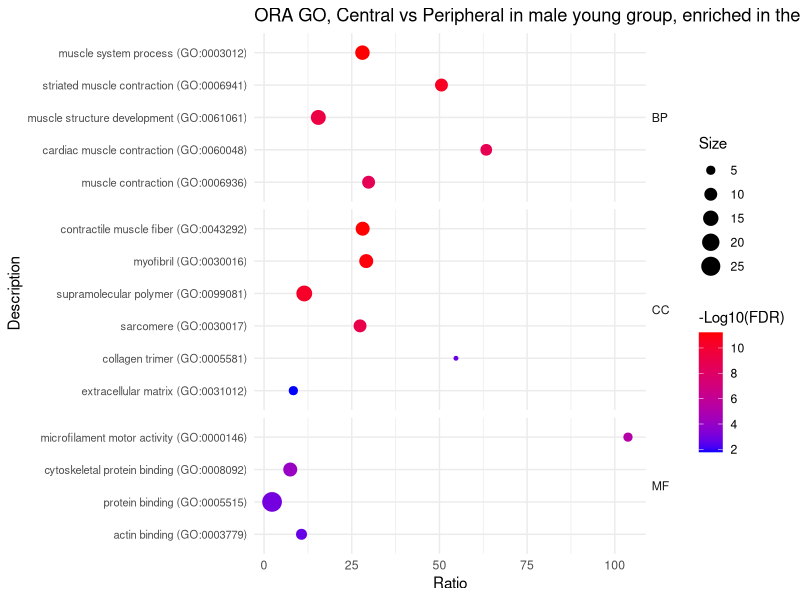
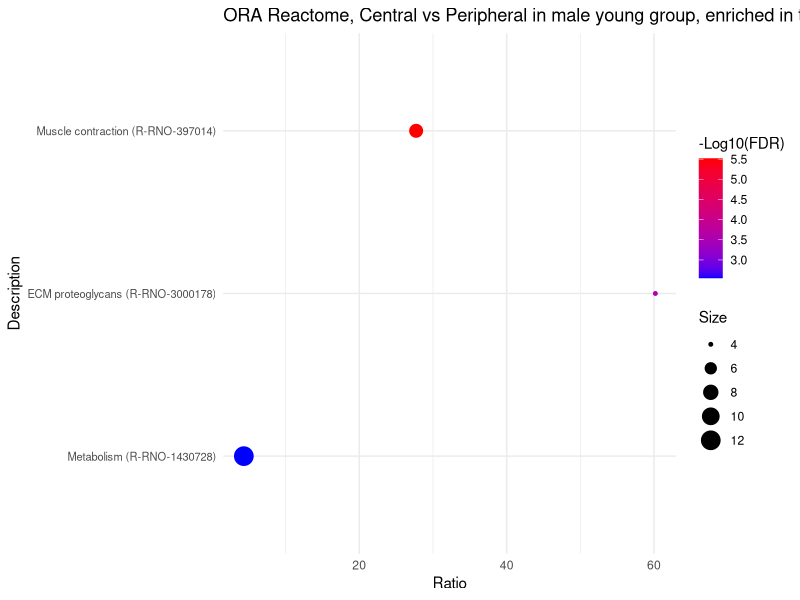
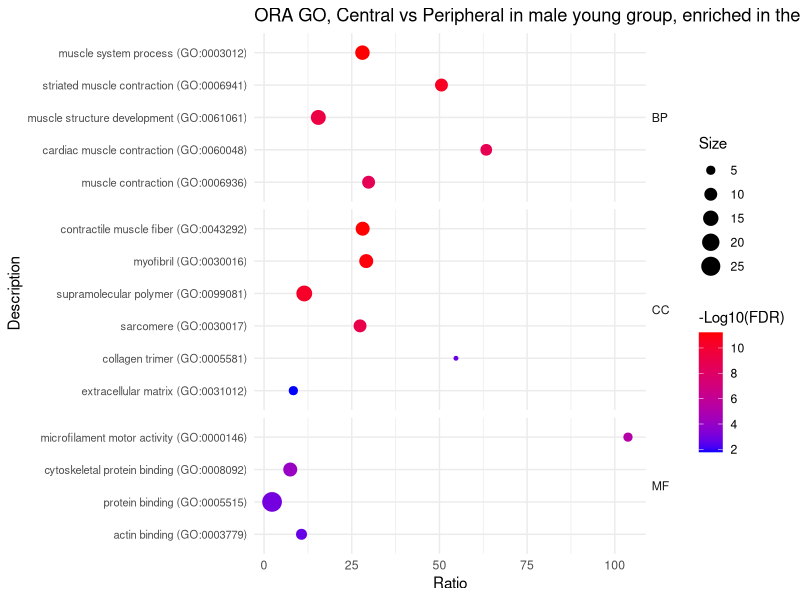
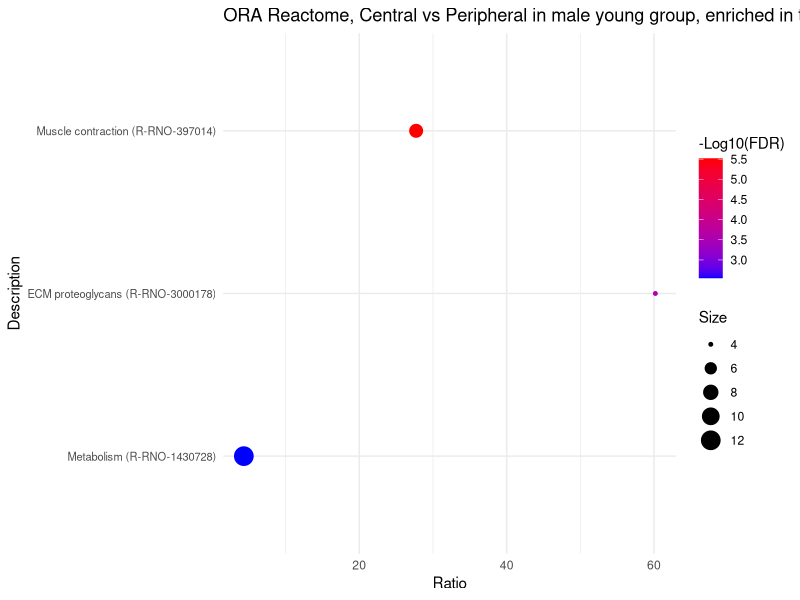

The R script that drew these images, in order:
# =============================================================================
# Script 7 (ORA region vs region): ORA dot plots, Central vs Peripheral,
#   male young (7w) rats (multiple-factor model)
# =============================================================================
#
# Purpose:
#   Plot selected over-representation analysis (ORA) results for the proteins
#   higher in the central region than in the peripheral region within male
#   young rats. This script only draws figures; the ORA was run in PANTHER
#   (Overrepresentation Test, Fisher's exact test, FDR correction; reference
#   list: all Rattus norvegicus genes).
#
# ORA input (not stored in this folder):
#   40 UniProt IDs = Script_6 region DEPs (Central - Peripheral, male young:
#   FDR < 0.05, estimate > 0 and |log2 FC| > log2(1.5)), i.e. higher in
#   Central. They were submitted to PANTHER; the complete PANTHER output is
#   not kept here, only the selected terms below.
#
# Input (in this folder):
#   - Central_vs_Peripheral_Male_Young_ORA_selected.xlsx
#       Selected significant terms; sheets used: "GO" (BP / CC / MF terms with
#       a GO column for faceting) and "Reactome". Columns: Description,
#       REFLIST, Size, Expect, over/under, Ratio (fold enrichment), P value,
#       FDR, Log10(FDR).
#       Note: the "Log10(FDR)" column contains -log10(FDR) (positive; larger =
#       more significant); the legends are labelled "-Log10(FDR)".
#
# Outputs (written to this folder):
#   - Central vs Peripheral in male young group summary ORA.pdf
#       2 pages: GO dot plot (faceted by BP / CC / MF), Reactome dot plot.
#   - ORA plot.RData
#       Workspace with the plot objects p1, p2.
#
# Plot layout: x = Ratio (fold enrichment), y = term, point color =
#   -log10(FDR), point size = Size (input proteins in the term). Terms are
#   sorted by -log10(FDR), so the most significant one is at the top.
#
# Run in RStudio: setwd() below requires an interactive RStudio session.
# =============================================================================

# Set the working directory to this script's folder (RStudio only).
setwd(dirname(rstudioapi::getSourceEditorContext()$path))

# Load required packages.
# readxl: read_excel(); dplyr: arrange() / group_by() / mutate();
# ggplot2: dot plots.
library(readxl)
library(dplyr)
library(ggplot2)

## ORA example ----------------------------------------------------------------
# GO terms enriched in proteins higher in central than peripheral, male young (n = 40 input proteins).

up <- read_excel("Central_vs_Peripheral_Male_Young_ORA_selected.xlsx", sheet = "GO")

up <- up %>%
  group_by(GO) %>%
  arrange(`Log10(FDR)`, .by_group = TRUE) %>%
  ungroup() %>%
  mutate(Description = factor(Description, levels = unique(Description)))

# Create the plot
p1 <- ggplot(up, aes(x = Ratio, y = Description, color = `Log10(FDR)`, size = Size)) +
  geom_point() + 
  scale_colour_gradient(low = "blue", high = "red",
                        space = "Lab", na.value = "grey50", guide = "colourbar",
                        aesthetics = "colour") +
  ggtitle("ORA GO, Central vs Peripheral in male young group, enriched in the central group") +
  # Facet by GO category (BP / CC / MF) to create separate clusters
  facet_grid(GO ~ ., scales = "free_y", space = "free_y") +
  labs(colour = "-Log10(FDR)") + # Legend title (column holds -log10(FDR))
  theme_minimal() +
  theme(axis.text.y = element_text(size = 8), # Adjust text size for readability
        strip.text.y = element_text(angle = 0, hjust = 0)) # Keep facet labels horizontal

print(p1)


## reactome -------
## up in central -------

up <- read_excel("Central_vs_Peripheral_Male_Young_ORA_selected.xlsx", sheet = "Reactome")

# Sort terms by increasing -log10(FDR); ggplot draws the last factor level at
# the top, so the most significant term appears at the top of the plot.
up <- up %>%
  arrange((abs(`Log10(FDR)`))) %>%
  mutate(Description = factor(Description, levels = unique(Description)))

# Create the plot
p2 <- ggplot(up, aes(x = Ratio, y = Description, color = `Log10(FDR)`, size = Size)) +
  geom_point() +
  scale_colour_gradient(low = "blue", high = "red",
                        space = "Lab", na.value = "grey50", guide = "colourbar",
                        aesthetics = "colour") +
  ggtitle("ORA Reactome, Central vs Peripheral in male young group, enriched in the central group") +
  labs(colour = "-Log10(FDR)") + # Legend title (column holds -log10(FDR))
  theme_minimal() +
  theme(axis.text.y = element_text(size = 8)) # Adjust text size for readability

# Print the plot
print(p2)


pdf("Central vs Peripheral in male young group summary ORA.pdf", width = 11, height = 8.5)
print(p1)
print(p2)
dev.off()


# Save the current workspace (plot objects p1, p2).
save.image("ORA plot.RData")
